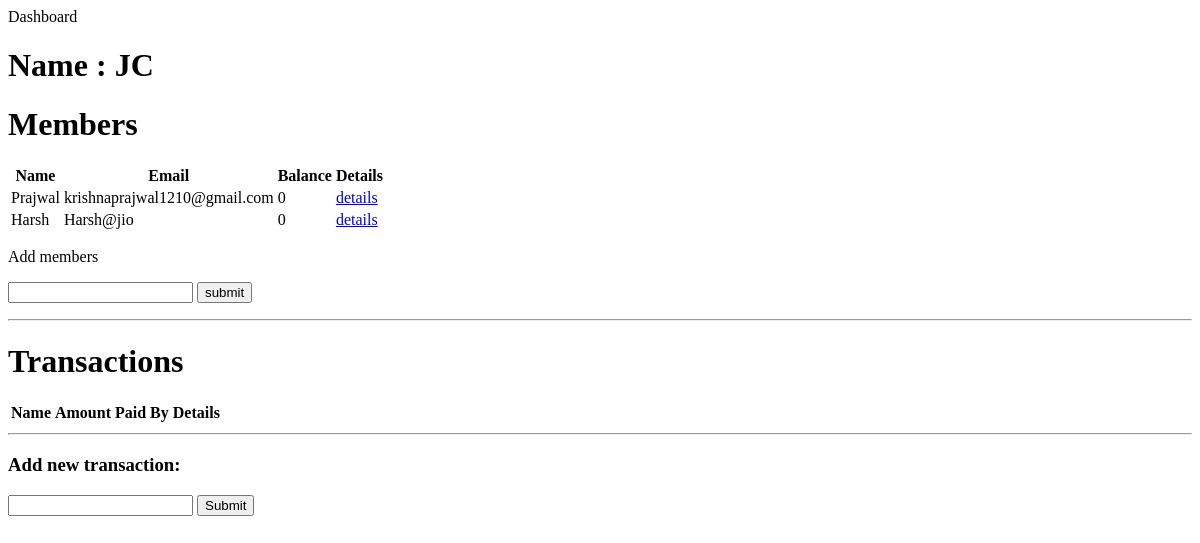
Before: /group/4 (signed in) with the older database file.
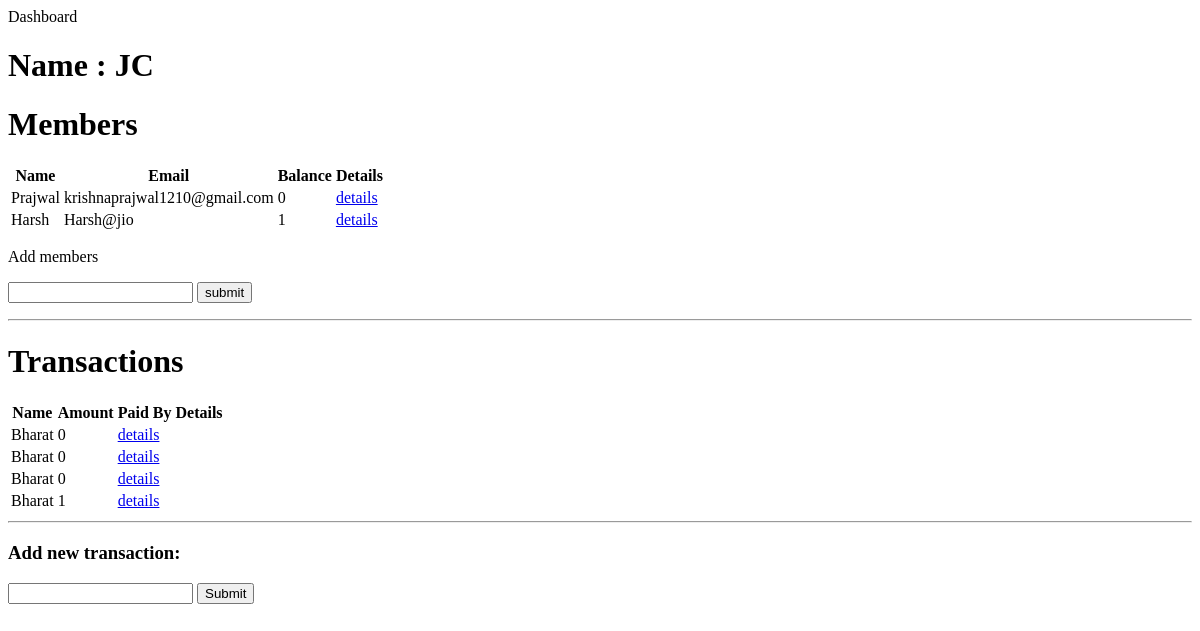
After: the same page with the newer database file.
### tables this page shows
CREATE TABLE GROUPS(
             group_id integer primary key autoincrement,
             creator_id integer,
             name text not null
             );

CREATE TABLE USERS (
                  user_id integer primary key autoincrement,
                  name text not null,
                  email text not null unique,
                  password text not null,
                  total_balance integer default 0,
                  unapproved_balance integer default 0,
                  approved_balance integer default 0,
                  friends text default ",");

CREATE TABLE GROUPTRANSACTIONS(
             groupTransaction_id integer primary key autoincrement,
             title text not null,
             group_id integer not null,
             amount integer default 0,
             FOREIGN KEY(group_id)
                 REFERENCES GROUPS(group_id)
            );

### main.py (the view)
@app.route('/group/<group_id>')
def renderGroup(group_id):
    if verifyGroupLogin(group_id):
        group = findGroupById(group_id)
        members = findAllMembersForGroupHomeRendering(group_id)
        transactions = findAllTransactionsForGroup(group_id)
        return render_template("group_home.html",name = group[2],memberList = members,transactionList = transactions,group_id = group[0])
    else:
        return redirect('/signIn')

### login.py (called while the page is built)
def findAllMemberIdsForGroup(group_id):
    member_ids = []
    conn = create_connection("database.db")
    curr = conn.cursor()
    curr.execute("SELECT user_id FROM MEMEBERSHIP WHERE(group_id) IS '{0}'".format(group_id))
    member_ids = curr.fetchall()
    conn.commit()
    conn.close()
    return member_ids

def findAllMembersForGroupHomeRendering(group_id):
    member_ids = []
    members = []
    conn = create_connection("database.db")
    curr = conn.cursor()
    curr.execute("SELECT user_id,amount FROM MEMEBERSHIP WHERE(group_id) IS '{0}'".format(group_id))
    member_ids = curr.fetchall()
    conn.commit()
    conn.close()
    for i in member_ids:
        user = findUserByUser_Id(i[0])
        members.append([[user[1],user[2],i[1]],i[0]])
    return members

def findAllTransactionsForGroup(group_id):
    transactions = []
    conn = create_connection("database.db")
    curr = conn.cursor()
    curr.execute("SELECT * FROM GROUPTRANSACTIONS WHERE(group_id) IS '{0}'".format(group_id))
    temp = curr.fetchall()
    for i in temp:
        transactions.append([[i[1],i[3]],i[0]])
    conn.commit()
    conn.close()
    return transactions

### main.py (called while the page is built)
def verifyGroupLogin(group_id):
    member_ids = findAllMemberIdsForGroup(group_id)
    flag  = False
    for i in member_ids:
        if session['user_id'] == int(i[0]):
            flag = True
    return flag

### signature_dbms.py (called while the page is built)
def create_connection(database):
    try:
        conn = sql.connect(database)
        return conn;
    except:
        print ("Cannot access database")

def findUserByUser_Id(id):
    query = None
    conn = create_connection("database.db")
    curr = conn.cursor()
    curr.execute("SELECT * FROM USERS WHERE user_id is '{}'".format(id))
    query = curr.fetchone()
    conn.close()
    return query

def findGroupById(group_id):
    conn = create_connection("database.db")
    curr = conn.cursor()
    curr.execute("SELECT * FROM GROUPS WHERE(group_id) IS '{}'".format(group_id))
    group = curr.fetchone()
    conn.close()
    return group

### templates/group_home.html (shortened to what this page needs)
<head>Dashboard</head>
<body>
<h1>Name : {{name}} </h1>
<h1>Members</h1>
<table>
<tr>
    <th>Name</th>
    <th>Email</th>
    <th>Balance</th>
    <th>Details</th>
</tr>
{% for i in memberList %}
<tr>
    {% for k in i %}
    {% if loop.index0==0 %}
        {% for j in k %}
            <td>{{j}}</td>
        {% endfor %}
    {% else %}
        <td><a href="/{{group_id}}/members/{{k}}">details</a></td>
    {% endif %}
    {% endfor %}
</tr>
{% endfor %}
</table>
<p>
    Add members
    <form action="{{url_for('establishMembership') }}" method="POST">
        <input type="text" name="email"/>
        <input type="submit" value="submit" />
    </form>
</p>
<hr/>
<h1>Transactions</h1>
<table>
<tr>
    <th>Name</th>
    <th>Amount</th>
    <th>Paid By</th>
    <th>Details</th>
</tr>
{% for i in transactionList %}
<tr>
    {% for k in i %}
    {% if loop.index0==0 %}
        {% for j in k %}
            <td>{{j}}</td>
        {% endfor %}
    {% else %}
    <td>
        <a href="/renderGroupTransaction/{{k}}">details</a>
    </td>
    {% endif %}
    {% endfor %}
</tr>
{% endfor %}
</table>
<hr/>
<h3>Add new transaction:</h3>
<form action = "{{url_for('addGroupTransaction')}}" method = 'POST'>
    <p>
        <input type = "text" name = "groupTransactionName"/>
        <input type="submit"/>
    </p>
</form>
</body>

Changed rows visible on the page:
added GROUPTRANSACTIONS: title "Bharat", k "0"
added GROUPTRANSACTIONS: title "Bharat", k "0"
added GROUPTRANSACTIONS: title "Bharat", k "0"
added GROUPTRANSACTIONS: title "Bharat", k "1"
Other visible differences:
list line gone: "0"
new list line: "1"
new list line: "details"
